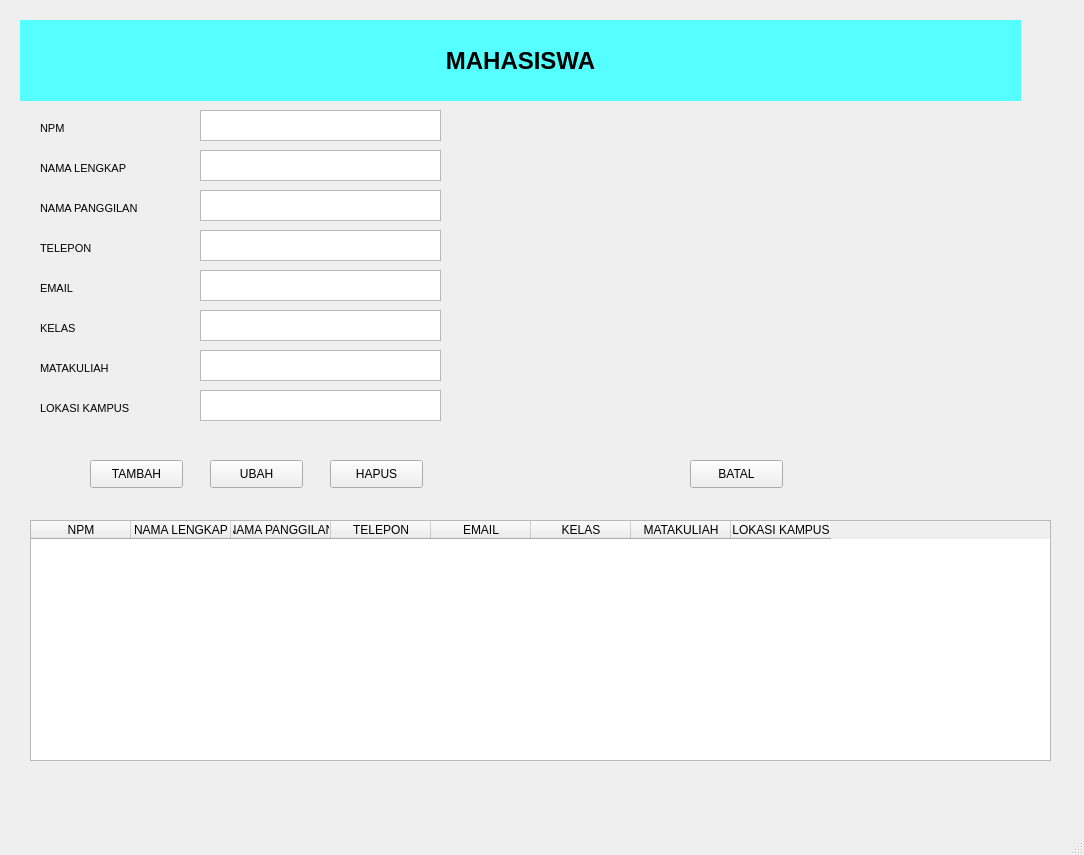
<?xml version="1.0" encoding="UTF-8"?>
<ui version="4.0">
 <class>MainWindow</class>
 <widget class="QMainWindow" name="MainWindow">
  <property name="geometry">
   <rect>
    <x>0</x>
    <y>0</y>
    <width>1084</width>
    <height>855</height>
   </rect>
  </property>
  <property name="windowTitle">
   <string>MainWindow</string>
  </property>
  <widget class="QWidget" name="centralwidget">
   <widget class="QTableView" name="tableView">
    <property name="geometry">
     <rect>
      <x>200</x>
      <y>110</y>
      <width>241</width>
      <height>31</height>
     </rect>
    </property>
   </widget>
   <widget class="QLabel" name="label">
    <property name="geometry">
     <rect>
      <x>20</x>
      <y>20</y>
      <width>1001</width>
      <height>81</height>
     </rect>
    </property>
    <property name="font">
     <font>
      <pointsize>18</pointsize>
      <weight>75</weight>
      <bold>true</bold>
     </font>
    </property>
    <property name="styleSheet">
     <string notr="true">background-color: rgb(85, 255, 255);</string>
    </property>
    <property name="text">
     <string>MAHASISWA</string>
    </property>
    <property name="alignment">
     <set>Qt::AlignCenter</set>
    </property>
   </widget>
   <widget class="QLabel" name="label_2">
    <property name="geometry">
     <rect>
      <x>40</x>
      <y>120</y>
      <width>55</width>
      <height>16</height>
     </rect>
    </property>
    <property name="font">
     <font>
      <pointsize>8</pointsize>
     </font>
    </property>
    <property name="text">
     <string>NPM</string>
    </property>
   </widget>
   <widget class="QLabel" name="label_3">
    <property name="geometry">
     <rect>
      <x>40</x>
      <y>160</y>
      <width>141</width>
      <height>16</height>
     </rect>
    </property>
    <property name="font">
     <font>
      <pointsize>8</pointsize>
     </font>
    </property>
    <property name="text">
     <string>NAMA LENGKAP</string>
    </property>
   </widget>
   <widget class="QTableWidget" name="tableWidget">
    <property name="geometry">
     <rect>
      <x>30</x>
      <y>520</y>
      <width>1021</width>
      <height>241</height>
     </rect>
    </property>
    <column>
     <property name="text">
      <string>NPM</string>
     </property>
    </column>
    <column>
     <property name="text">
      <string>NAMA LENGKAP</string>
     </property>
    </column>
    <column>
     <property name="text">
      <string>NAMA PANGGILAN</string>
     </property>
    </column>
    <column>
     <property name="text">
      <string>TELEPON</string>
     </property>
    </column>
    <column>
     <property name="text">
      <string>EMAIL</string>
     </property>
    </column>
    <column>
     <property name="text">
      <string>KELAS</string>
     </property>
    </column>
    <column>
     <property name="text">
      <string>MATAKULIAH</string>
     </property>
    </column>
    <column>
     <property name="text">
      <string>LOKASI KAMPUS</string>
     </property>
    </column>
   </widget>
   <widget class="QLabel" name="label_4">
    <property name="geometry">
     <rect>
      <x>40</x>
      <y>200</y>
      <width>141</width>
      <height>16</height>
     </rect>
    </property>
    <property name="font">
     <font>
      <pointsize>8</pointsize>
     </font>
    </property>
    <property name="text">
     <string>NAMA PANGGILAN</string>
    </property>
   </widget>
   <widget class="QLabel" name="label_5">
    <property name="geometry">
     <rect>
      <x>40</x>
      <y>240</y>
      <width>55</width>
      <height>16</height>
     </rect>
    </property>
    <property name="font">
     <font>
      <pointsize>8</pointsize>
     </font>
    </property>
    <property name="text">
     <string>TELEPON</string>
    </property>
   </widget>
   <widget class="QLabel" name="label_6">
    <property name="geometry">
     <rect>
      <x>40</x>
      <y>280</y>
      <width>55</width>
      <height>16</height>
     </rect>
    </property>
    <property name="font">
     <font>
      <pointsize>8</pointsize>
     </font>
    </property>
    <property name="text">
     <string>EMAIL</string>
    </property>
   </widget>
   <widget class="QLabel" name="label_7">
    <property name="geometry">
     <rect>
      <x>40</x>
      <y>320</y>
      <width>55</width>
      <height>16</height>
     </rect>
    </property>
    <property name="font">
     <font>
      <pointsize>8</pointsize>
     </font>
    </property>
    <property name="text">
     <string>KELAS</string>
    </property>
   </widget>
   <widget class="QLabel" name="label_8">
    <property name="geometry">
     <rect>
      <x>40</x>
      <y>360</y>
      <width>111</width>
      <height>16</height>
     </rect>
    </property>
    <property name="font">
     <font>
      <pointsize>8</pointsize>
     </font>
    </property>
    <property name="text">
     <string>MATAKULIAH</string>
    </property>
   </widget>
   <widget class="QLabel" name="label_9">
    <property name="geometry">
     <rect>
      <x>40</x>
      <y>400</y>
      <width>131</width>
      <height>16</height>
     </rect>
    </property>
    <property name="font">
     <font>
      <pointsize>8</pointsize>
     </font>
    </property>
    <property name="text">
     <string>LOKASI KAMPUS</string>
    </property>
   </widget>
   <widget class="QTableView" name="tableView_2">
    <property name="geometry">
     <rect>
      <x>200</x>
      <y>150</y>
      <width>241</width>
      <height>31</height>
     </rect>
    </property>
   </widget>
   <widget class="QTableView" name="tableView_3">
    <property name="geometry">
     <rect>
      <x>200</x>
      <y>190</y>
      <width>241</width>
      <height>31</height>
     </rect>
    </property>
   </widget>
   <widget class="QTableView" name="tableView_4">
    <property name="geometry">
     <rect>
      <x>200</x>
      <y>230</y>
      <width>241</width>
      <height>31</height>
     </rect>
    </property>
   </widget>
   <widget class="QTableView" name="tableView_5">
    <property name="geometry">
     <rect>
      <x>200</x>
      <y>270</y>
      <width>241</width>
      <height>31</height>
     </rect>
    </property>
   </widget>
   <widget class="QTableView" name="tableView_6">
    <property name="geometry">
     <rect>
      <x>200</x>
      <y>310</y>
      <width>241</width>
      <height>31</height>
     </rect>
    </property>
   </widget>
   <widget class="QTableView" name="tableView_7">
    <property name="geometry">
     <rect>
      <x>200</x>
      <y>350</y>
      <width>241</width>
      <height>31</height>
     </rect>
    </property>
   </widget>
   <widget class="QTableView" name="tableView_8">
    <property name="geometry">
     <rect>
      <x>200</x>
      <y>390</y>
      <width>241</width>
      <height>31</height>
     </rect>
    </property>
   </widget>
   <widget class="QPushButton" name="pushButton">
    <property name="geometry">
     <rect>
      <x>90</x>
      <y>460</y>
      <width>93</width>
      <height>28</height>
     </rect>
    </property>
    <property name="text">
     <string>TAMBAH</string>
    </property>
   </widget>
   <widget class="QPushButton" name="pushButton_2">
    <property name="geometry">
     <rect>
      <x>210</x>
      <y>460</y>
      <width>93</width>
      <height>28</height>
     </rect>
    </property>
    <property name="text">
     <string>UBAH</string>
    </property>
   </widget>
   <widget class="QPushButton" name="pushButton_3">
    <property name="geometry">
     <rect>
      <x>330</x>
      <y>460</y>
      <width>93</width>
      <height>28</height>
     </rect>
    </property>
    <property name="text">
     <string>HAPUS</string>
    </property>
   </widget>
   <widget class="QPushButton" name="pushButton_4">
    <property name="geometry">
     <rect>
      <x>690</x>
      <y>460</y>
      <width>93</width>
      <height>28</height>
     </rect>
    </property>
    <property name="text">
     <string>BATAL</string>
    </property>
   </widget>
  </widget>
  <widget class="QMenuBar" name="menubar">
   <property name="geometry">
    <rect>
     <x>0</x>
     <y>0</y>
     <width>1084</width>
     <height>26</height>
    </rect>
   </property>
  </widget>
  <widget class="QStatusBar" name="statusbar"/>
 </widget>
 <resources/>
 <connections/>
</ui>
